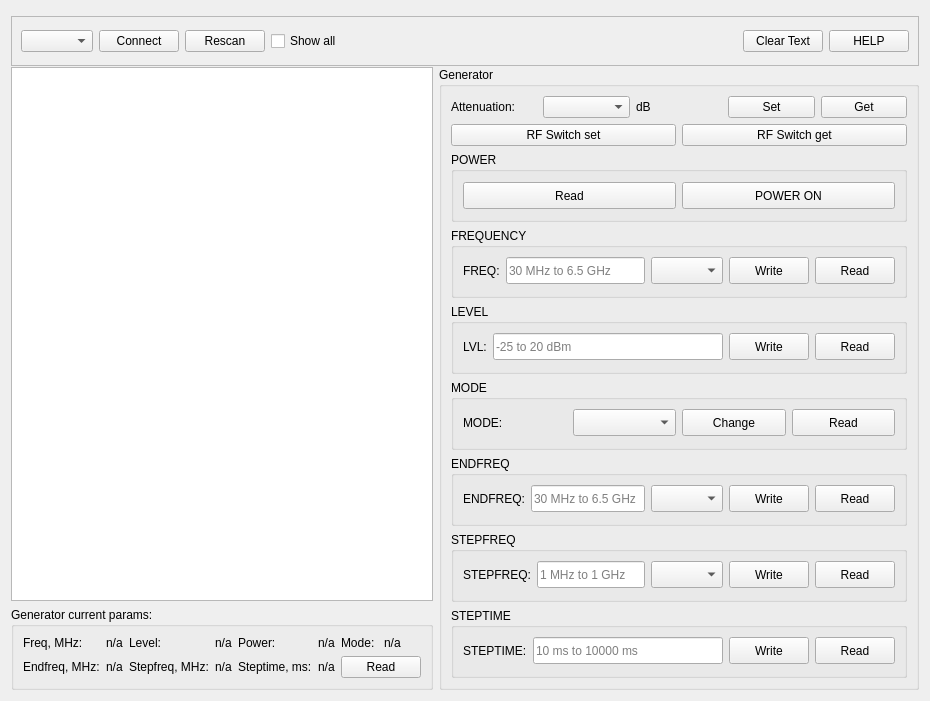
      <widget class="QWidget" name="inspectorTab">
       <attribute name="title">
        <string>Inspector</string>
       </attribute>
       <layout class="QVBoxLayout" name="verticalLayout_7">
        <item>
         <layout class="QGridLayout" name="gridLayout_3">
          <item row="1" column="0">
           <widget class="QTextEdit" name="serialFcText">
            <property name="readOnly">
             <bool>true</bool>
            </property>
           </widget>
          </item>
          <item row="0" column="0" colspan="2">
           <widget class="QFrame" name="frame">
            <property name="minimumSize">
             <size>
              <width>0</width>
              <height>50</height>
             </size>
            </property>
            <property name="maximumSize">
             <size>
              <width>16777215</width>
              <height>40</height>
             </size>
            </property>
            <property name="frameShape">
             <enum>QFrame::Shape::StyledPanel</enum>
            </property>
            <property name="frameShadow">
             <enum>QFrame::Shadow::Raised</enum>
            </property>
            <layout class="QGridLayout" name="gridLayout">
             <item row="0" column="1">
              <widget class="QPushButton" name="connectButton">
               <property name="text">
                <string>Connect</string>
               </property>
              </widget>
             </item>
             <item row="0" column="0">
              <widget class="QComboBox" name="comFcComboBox"/>
             </item>
             <item row="0" column="6">
              <widget class="QPushButton" name="helpButton">
               <property name="text">
                <string>HELP</string>
               </property>
              </widget>
             </item>
             <item row="0" column="2">
              <widget class="QPushButton" name="rescanButton">
               <property name="text">
                <string>Rescan</string>
               </property>
              </widget>
             </item>
             <item row="0" column="5">
              <widget class="QPushButton" name="clrButton">
               <property name="text">
                <string>Clear Text</string>
               </property>
              </widget>
             </item>
             <item row="0" column="3">
              <widget class="QCheckBox" name="showCheckBox">
               <property name="text">
                <string>Show all</string>
               </property>
              </widget>
             </item>
             <item row="0" column="4">
              <spacer name="horizontalSpacer_16">
               <property name="orientation">
                <enum>Qt::Orientation::Horizontal</enum>
               </property>
               <property name="sizeHint" stdset="0">
                <size>
                 <width>40</width>
                 <height>20</height>
                </size>
               </property>
              </spacer>
             </item>
            </layout>
           </widget>
          </item>
          <item row="2" column="0">
           <widget class="QGroupBox" name="groupBox_16">
            <property name="title">
             <string>Generator current params:</string>
            </property>
            <property name="flat">
             <bool>true</bool>
            </property>
            <layout class="QGridLayout" name="gridLayout_9">
             <item row="0" column="5">
              <widget class="QLabel" name="genParamPowerLabel">
               <property name="text">
                <string>n/a</string>
               </property>
              </widget>
             </item>
             <item row="1" column="5">
              <widget class="QLabel" name="genParamSteptimeLabel">
               <property name="text">
                <string>n/a</string>
               </property>
              </widget>
             </item>
             <item row="1" column="0">
              <widget class="QLabel" name="label_49">
               <property name="text">
                <string>Endfreq, MHz:</string>
               </property>
              </widget>
             </item>
             <item row="0" column="7">
              <widget class="QLabel" name="genParamModeLabel">
               <property name="text">
                <string>n/a</string>
               </property>
              </widget>
             </item>
             <item row="0" column="2">
              <widget class="QLabel" name="label_57">
               <property name="text">
                <string>Level:</string>
               </property>
              </widget>
             </item>
             <item row="0" column="3">
              <widget class="QLabel" name="genParamLevelLabel">
               <property name="text">
                <string>n/a</string>
               </property>
              </widget>
             </item>
             <item row="0" column="4">
              <widget class="QLabel" name="label_48">
               <property name="text">
                <string>Power:</string>
               </property>
              </widget>
             </item>
             <item row="0" column="6">
              <widget class="QLabel" name="label_52">
               <property name="text">
                <string>Mode:</string>
               </property>
              </widget>
             </item>
             <item row="0" column="0">
              <widget class="QLabel" name="label_47">
               <property name="text">
                <string>Freq, MHz:</string>
               </property>
              </widget>
             </item>
             <item row="1" column="4">
              <widget class="QLabel" name="label_50">
               <property name="text">
                <string>Steptime, ms:</string>
               </property>
              </widget>
             </item>
             <item row="0" column="1">
              <widget class="QLabel" name="genParamFreqLabel">
               <property name="text">
                <string>n/a</string>
               </property>
              </widget>
             </item>
             <item row="1" column="1">
              <widget class="QLabel" name="genParamEndfreqLabel">
               <property name="text">
                <string>n/a</string>
               </property>
              </widget>
             </item>
             <item row="1" column="2">
              <widget class="QLabel" name="label_60">
               <property name="text">
                <string>Stepfreq, MHz:</string>
               </property>
              </widget>
             </item>
             <item row="1" column="3">
              <widget class="QLabel" name="genParamStepfreqLabel">
               <property name="text">
                <string>n/a</string>
               </property>
              </widget>
             </item>
             <item row="1" column="6" colspan="2">
              <widget class="QPushButton" name="requestGenParam">
               <property name="text">
                <string>Read</string>
               </property>
              </widget>
             </item>
            </layout>
           </widget>
          </item>
          <item row="1" column="1" rowspan="2">
           <widget class="QGroupBox" name="generatorGroup">
            <property name="sizePolicy">
             <sizepolicy hsizetype="Expanding" vsizetype="Expanding">
              <horstretch>0</horstretch>
              <verstretch>0</verstretch>
             </sizepolicy>
            </property>
            <property name="minimumSize">
             <size>
              <width>430</width>
              <height>0</height>
             </size>
            </property>
            <property name="title">
             <string>Generator</string>
            </property>
            <layout class="QVBoxLayout" name="verticalLayout">
             <item>
              <layout class="QHBoxLayout" name="horizontalLayout_2">
               <item>
                <widget class="QLabel" name="label">
                 <property name="text">
                  <string>Attenuation:</string>
                 </property>
                </widget>
               </item>
               <item>
                <widget class="QComboBox" name="attenComboBox"/>
               </item>
               <item>
                <widget class="QLabel" name="label_2">
                 <property name="text">
                  <string>dB</string>
                 </property>
                </widget>
               </item>
               <item>
                <widget class="QPushButton" name="setButton">
                 <property name="text">
                  <string>Set</string>
                 </property>
                </widget>
               </item>
               <item>
                <widget class="QPushButton" name="getButton">
                 <property name="text">
                  <string>Get</string>
                 </property>
                </widget>
               </item>
              </layout>
             </item>
             <item>
              <layout class="QHBoxLayout" name="horizontalLayout_3">
               <item>
                <widget class="QPushButton" name="rfSetButton">
                 <property name="text">
                  <string>RF Switch set</string>
                 </property>
                </widget>
               </item>
               <item>
                <widget class="QPushButton" name="rfGetButton">
                 <property name="text">
                  <string>RF Switch get</string>
                 </property>
                </widget>
               </item>
              </layout>
             </item>
             <item>
              <layout class="QHBoxLayout" name="horizontalLayout_4">
               <property name="spacing">
                <number>0</number>
               </property>
               <item>
                <widget class="QGroupBox" name="groupBox">
                 <property name="minimumSize">
                  <size>
                   <width>0</width>
                   <height>70</height>
                  </size>
                 </property>
                 <property name="title">
                  <string>POWER</string>
                 </property>
                 <layout class="QHBoxLayout" name="horizontalLayout_5">
                  <property name="topMargin">
                   <number>10</number>
                  </property>
                  <item>
                   <widget class="QPushButton" name="powerReadButton">
                    <property name="minimumSize">
                     <size>
                      <width>0</width>
                      <height>27</height>
                     </size>
                    </property>
                    <property name="text">
                     <string>Read</string>
                    </property>
                   </widget>
                  </item>
                  <item>
                   <widget class="QPushButton" name="powerOnButton">
                    <property name="minimumSize">
                     <size>
                      <width>0</width>
                      <height>27</height>
                     </size>
                    </property>
                    <property name="text">
                     <string>POWER ON</string>
                    </property>
                   </widget>
                  </item>
                 </layout>
                </widget>
               </item>
              </layout>
             </item>
             <item>
              <layout class="QHBoxLayout" name="horizontalLayout_6">
               <item>
                <widget class="QGroupBox" name="groupBox_2">
                 <property name="minimumSize">
                  <size>
                   <width>0</width>
                   <height>70</height>
                  </size>
                 </property>
                 <property name="title">
                  <string>FREQUENCY</string>
                 </property>
                 <layout class="QHBoxLayout" name="horizontalLayout_7">
                  <property name="topMargin">
                   <number>8</number>
                  </property>
                  <item>
                   <widget class="QLabel" name="label_3">
                    <property name="minimumSize">
                     <size>
                      <width>0</width>
                      <height>27</height>
                     </size>
                    </property>
                    <property name="text">
                     <string>FREQ:</string>
                    </property>
                   </widget>
                  </item>
                  <item>
                   <widget class="QLineEdit" name="freqLineEdit">
                    <property name="minimumSize">
                     <size>
                      <width>0</width>
                      <height>27</height>
                     </size>
                    </property>
                    <property name="placeholderText">
                     <string>30 MHz to 6.5 GHz</string>
                    </property>
                   </widget>
                  </item>
                  <item>
                   <widget class="QComboBox" name="freqComboBox">
                    <property name="minimumSize">
                     <size>
                      <width>0</width>
                      <height>27</height>
                     </size>
                    </property>
                    <property name="editable">
                     <bool>false</bool>
                    </property>
                   </widget>
                  </item>
                  <item>
                   <widget class="QPushButton" name="freqWriteButton">
                    <property name="minimumSize">
                     <size>
                      <width>0</width>
                      <height>27</height>
                     </size>
                    </property>
                    <property name="text">
                     <string>Write</string>
                    </property>
                   </widget>
                  </item>
                  <item>
                   <widget class="QPushButton" name="freqReadButton">
                    <property name="minimumSize">
                     <size>
                      <width>0</width>
                      <height>27</height>
                     </size>
                    </property>
                    <property name="text">
                     <string>Read</string>
                    </property>
                   </widget>
                  </item>
                 </layout>
                </widget>
               </item>
              </layout>
             </item>
             <item>
              <layout class="QHBoxLayout" name="horizontalLayout_9">
               <item>
                <widget class="QGroupBox" name="groupBox_3">
                 <property name="minimumSize">
                  <size>
                   <width>0</width>
                   <height>70</height>
                  </size>
                 </property>
                 <property name="title">
                  <string>LEVEL</string>
                 </property>
                 <layout class="QHBoxLayout" name="horizontalLayout_8">
                  <property name="topMargin">
                   <number>8</number>
                  </property>
                  <item>
                   <widget class="QLabel" name="label_4">
                    <property name="minimumSize">
                     <size>
                      <width>0</width>
                      <height>27</height>
                     </size>
                    </property>
                    <property name="text">
                     <string>LVL:</string>
                    </property>
                   </widget>
                  </item>
                  <item>
                   <widget class="QLineEdit" name="lvlLineEdit">
                    <property name="minimumSize">
                     <size>
                      <width>0</width>
                      <height>27</height>
                     </size>
                    </property>
                    <property name="placeholderText">
                     <string>-25 to 20 dBm</string>
                    </property>
                   </widget>
                  </item>
                  <item>
                   <widget class="QPushButton" name="lvlWriteButton">
                    <property name="minimumSize">
                     <size>
                      <width>0</width>
                      <height>27</height>
                     </size>
                    </property>
                    <property name="text">
                     <string>Write</string>
                    </property>
                   </widget>
                  </item>
                  <item>
                   <widget class="QPushButton" name="lvlReadButton">
                    <property name="minimumSize">
                     <size>
                      <width>0</width>
                      <height>27</height>
                     </size>
                    </property>
                    <property name="text">
                     <string>Read</string>
                    </property>
                   </widget>
                  </item>
                 </layout>
                </widget>
               </item>
              </layout>
             </item>
             <item>
              <layout class="QHBoxLayout" name="horizontalLayout_12">
               <item>
                <widget class="QGroupBox" name="groupBox_4">
                 <property name="minimumSize">
                  <size>
                   <width>0</width>
                   <height>70</height>
                  </size>
                 </property>
                 <property name="title">
                  <string>MODE</string>
                 </property>
                 <layout class="QHBoxLayout" name="horizontalLayout_10">
                  <property name="topMargin">
                   <number>8</number>
                  </property>
                  <item>
                   <widget class="QLabel" name="label_5">
                    <property name="minimumSize">
                     <size>
                      <width>0</width>
                      <height>27</height>
                     </size>
                    </property>
                    <property name="text">
                     <string>MODE:</string>
                    </property>
                   </widget>
                  </item>
                  <item>
                   <widget class="QComboBox" name="modeComboBox">
                    <property name="minimumSize">
                     <size>
                      <width>0</width>
                      <height>27</height>
                     </size>
                    </property>
                   </widget>
                  </item>
                  <item>
                   <widget class="QPushButton" name="modeChangeButton">
                    <property name="minimumSize">
                     <size>
                      <width>0</width>
                      <height>27</height>
                     </size>
                    </property>
                    <property name="text">
                     <string>Change</string>
                    </property>
                   </widget>
                  </item>
                  <item>
                   <widget class="QPushButton" name="modeReadButton">
                    <property name="minimumSize">
                     <size>
                      <width>0</width>
                      <height>27</height>
                     </size>
                    </property>
                    <property name="text">
                     <string>Read</string>
                    </property>
                   </widget>
                  </item>
                 </layout>
                </widget>
               </item>
              </layout>
             </item>
             <item>
              <layout class="QHBoxLayout" name="horizontalLayout_14">
               <item>
                <widget class="QGroupBox" name="groupBox_5">
                 <property name="minimumSize">
                  <size>
                   <width>0</width>
                   <height>70</height>
                  </size>
                 </property>
                 <property name="title">
                  <string>ENDFREQ</string>
                 </property>
                 <layout class="QHBoxLayout" name="horizontalLayout_11">
                  <property name="topMargin">
                   <number>8</number>
                  </property>
                  <item>
                   <widget class="QLabel" name="label_6">
                    <property name="minimumSize">
                     <size>
                      <width>0</width>
                      <height>27</height>
                     </size>
                    </property>
                    <property name="text">
                     <string>ENDFREQ:</string>
                    </property>
                   </widget>
                  </item>
                  <item>
                   <widget class="QLineEdit" name="endfreqLineEdit">
                    <property name="minimumSize">
                     <size>
                      <width>0</width>
                      <height>27</height>
                     </size>
                    </property>
                    <property name="placeholderText">
                     <string>30 MHz to 6.5 GHz</string>
                    </property>
                   </widget>
                  </item>
                  <item>
                   <widget class="QComboBox" name="endfreqComboBox">
                    <property name="minimumSize">
                     <size>
                      <width>0</width>
                      <height>27</height>
                     </size>
                    </property>
                   </widget>
                  </item>
                  <item>
                   <widget class="QPushButton" name="endfreqWriteButton">
                    <property name="minimumSize">
                     <size>
                      <width>0</width>
                      <height>27</height>
                     </size>
                    </property>
                    <property name="text">
                     <string>Write</string>
                    </property>
                   </widget>
                  </item>
                  <item>
                   <widget class="QPushButton" name="endfreqReadButton">
                    <property name="minimumSize">
                     <size>
                      <width>0</width>
                      <height>27</height>
                     </size>
                    </property>
                    <property name="text">
                     <string>Read</string>
                    </property>
                   </widget>
                  </item>
                 </layout>
                </widget>
               </item>
              </layout>
             </item>
             <item>
              <layout class="QHBoxLayout" name="horizontalLayout_16">
               <item>
                <widget class="QGroupBox" name="groupBox_6">
                 <property name="minimumSize">
                  <size>
                   <width>0</width>
                   <height>70</height>
                  </size>
                 </property>
                 <property name="title">
                  <string>STEPFREQ</string>
                 </property>
                 <layout class="QHBoxLayout" name="horizontalLayout_13">
                  <property name="topMargin">
                   <number>8</number>
                  </property>
                  <item>
                   <widget class="QLabel" name="label_7">
                    <property name="minimumSize">
                     <size>
                      <width>0</width>
                      <height>27</height>
                     </size>
                    </property>
                    <property name="text">
                     <string>STEPFREQ:</string>
                    </property>
                   </widget>
                  </item>
                  <item>
                   <widget class="QLineEdit" name="stepfreqLineEdit">
                    <property name="minimumSize">
                     <size>
                      <width>0</width>
                      <height>27</height>
                     </size>
                    </property>
                    <property name="placeholderText">
                     <string>1 MHz to 1 GHz</string>
                    </property>
                   </widget>
                  </item>
                  <item>
                   <widget class="QComboBox" name="stepfreqComboBox">
                    <property name="minimumSize">
                     <size>
                      <width>0</width>
                      <height>27</height>
                     </size>
                    </property>
                   </widget>
                  </item>
                  <item>
                   <widget class="QPushButton" name="stepfreqWriteButton">
                    <property name="minimumSize">
                     <size>
                      <width>0</width>
                      <height>27</height>
                     </size>
                    </property>
                    <property name="text">
                     <string>Write</string>
                    </property>
                   </widget>
                  </item>
                  <item>
                   <widget class="QPushButton" name="stepfreqReadButton">
                    <property name="minimumSize">
                     <size>
                      <width>0</width>
                      <height>27</height>
                     </size>
                    </property>
                    <property name="text">
                     <string>Read</string>
                    </property>
                   </widget>
                  </item>
                 </layout>
                </widget>
               </item>
              </layout>
             </item>
             <item>
              <layout class="QHBoxLayout" name="horizontalLayout_18">
               <item>
                <widget class="QGroupBox" name="groupBox_7">
                 <property name="minimumSize">
                  <size>
                   <width>0</width>
                   <height>70</height>
                  </size>
                 </property>
                 <property name="title">
                  <string>STEPTIME</string>
                 </property>
                 <layout class="QHBoxLayout" name="horizontalLayout_15">
                  <property name="topMargin">
                   <number>8</number>
                  </property>
                  <item>
                   <widget class="QLabel" name="label_8">
                    <property name="minimumSize">
                     <size>
                      <width>0</width>
                      <height>27</height>
                     </size>
                    </property>
                    <property name="text">
                     <string>STEPTIME:</string>
                    </property>
                   </widget>
                  </item>
                  <item>
                   <widget class="QLineEdit" name="steptimeLineEdit">
                    <property name="minimumSize">
                     <size>
                      <width>0</width>
                      <height>27</height>
                     </size>
                    </property>
                    <property name="placeholderText">
                     <string>10 ms to 10000 ms</string>
                    </property>
                   </widget>
                  </item>
                  <item>
                   <widget class="QPushButton" name="steptimeWriteButton">
                    <property name="minimumSize">
                     <size>
                      <width>0</width>
                      <height>27</height>
                     </size>
                    </property>
                    <property name="text">
                     <string>Write</string>
                    </property>
                   </widget>
                  </item>
                  <item>
                   <widget class="QPushButton" name="steptimeReadButton">
                    <property name="minimumSize">
                     <size>
                      <width>0</width>
                      <height>27</height>
                     </size>
                    </property>
                    <property name="text">
                     <string>Read</string>
                    </property>
                   </widget>
                  </item>
                 </layout>
                </widget>
               </item>
              </layout>
             </item>
            </layout>
           </widget>
          </item>
         </layout>
        </item>
       </layout>
      </widget>
